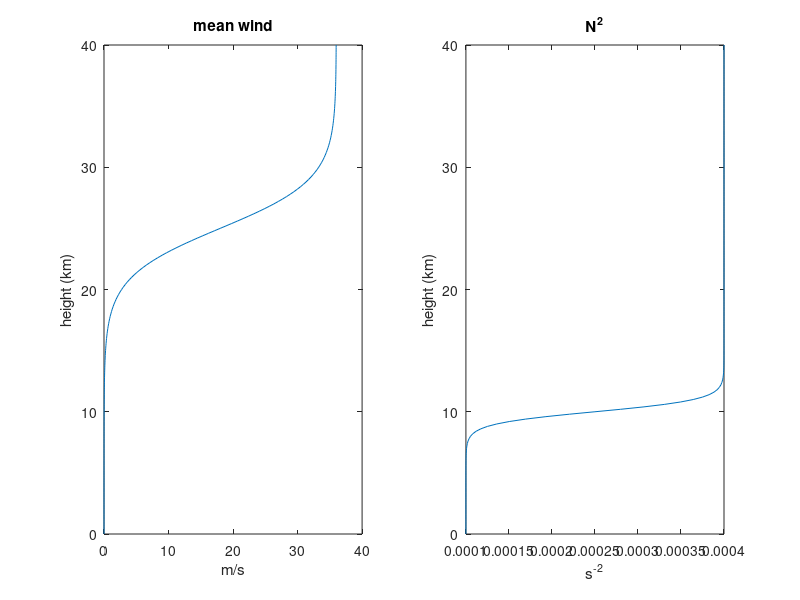
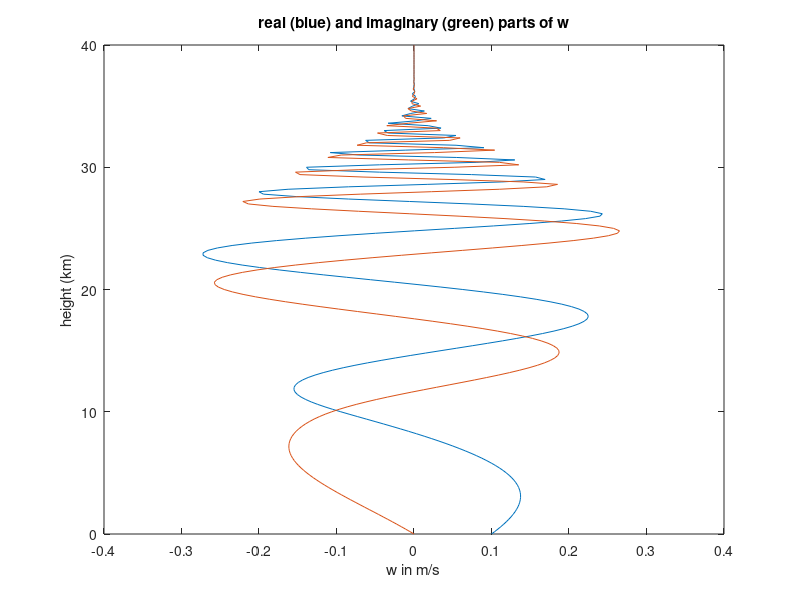
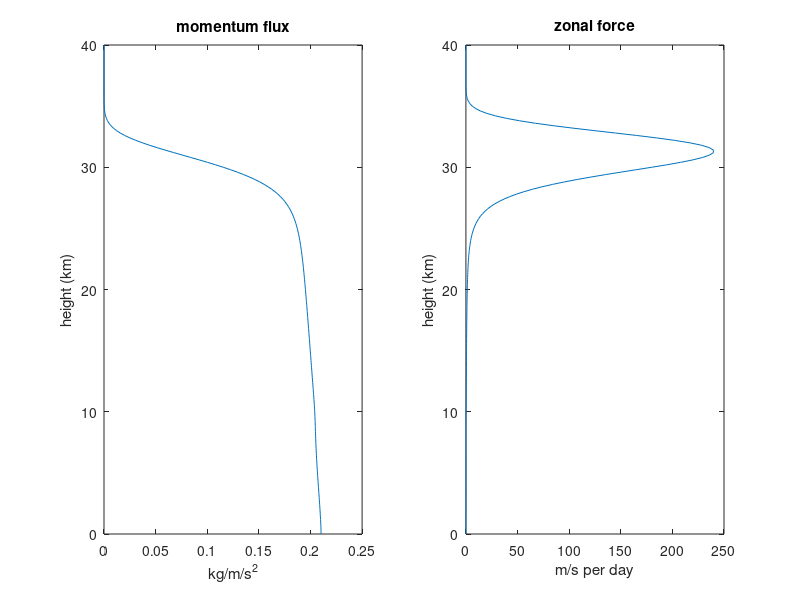
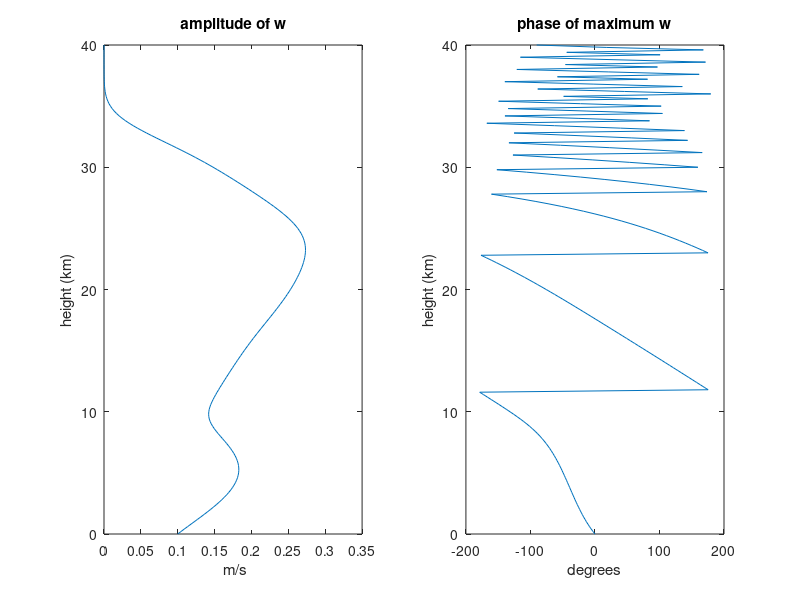

The MATLAB script that drew these images, in order: (Note: this script raises an error after producing the figures.)
% MATLAB File Name:  linear_grav_wave_3.m
% Linear gravity wave problem: hydrostatic case for stratified atmosphere
% with variable buoyancy frequency squared BV and variable mean wind UB
% to be specified analytically (for stratospheric waves).
% Includes animation of wave vertical velocity field.
% Students can alter the parameters in BV and UB to see the effect of changes
% in  stability and in doppler shifted phase speed.
% Sample shown has tropopause at 10 km and strong reduction in doppler shifted
% phase speed near 25.
% Gridpoint labelling starts with k=1 at z = dz
clear
close all
% Define  constants and parameters
NL = 200;                       % number of vertical gridpoints
ZTOP = 40.E3;                   % top boundary level
CPHASE = 38;                    % zonal phase speed
H = 7.4E3;                      % scale height
NLM = NL-1;
DH = ZTOP;                      % top boundary of heating
XK = 2*pi/(1.E6);               % zonal wavenumber
WBOT = 0.1;                     % lower boundary forcing amplitude
ALPH = 1.E-6;                   % linear damping rate
DZ = ZTOP/NL;                   % grid increment
% 
% setup grid and define basic state and forcing variables
Z = linspace(DZ,ZTOP,NL);
DZ2 = DZ^2;
RHO = exp(-Z/H);
rho2 = exp(+Z/(2*H));
% note that Z=0 and Z=ztop correspond to K = 0 and K = NL
%%%%%%%%%%%%%%%%%%%%%%%%%%%%%%%%%%%%%%%%%%%%%%%%%%%%%%%%%%%%%%%%%%%%%%%%%%%
% Change arguments in tanh functions below to vary BV and UB profiles
%%%%%%%%%%%%%%%%%%%%%%%%%%%%%%%%%%%%%%%%%%%%%%%%%%%%%%%%%%%%%%%%%%%%%%%%%%%
% define mean zonal wind profile
UB = (18 + 18*tanh((Z-25.e3)/4.e3));
UB0 = 0;                        % lower boundary zonal wind
%  define buoyancy frequency squared  profile
BV = 1.e-4*(2.5+1.5*tanh((Z-10.e3)/1.0e3));
BV0 = 1.e-4;                    % lower boundary buoycancy freq. squared
%
% define damping as imaginary phase speed (test case)
DAMP = ALPH/XK;
% define Doppler shifted phase speed
CDOP = CPHASE -UB +i*DAMP;
%   compute mean wind shear and curvature
DUB = zeros(size(CDOP));
D2UB = DUB;
FM = DUB;
FMCON = DUB;
B = DUB;
for K = 2:NLM
    DUB(K) = (UB(K+1) -UB(K-1))/(2.*DZ);
    D2UB(K) = (UB(K+1)-2.*UB(K)+UB(K-1))/DZ2;
end
%          
% compute index of refraction squared
MSQ = BV./CDOP.^2 -0.25/H^2 +( DUB/H + D2UB)./CDOP;
%
% Upper boundary condition coefficient
% radiation condition requires sign of doppler shifted phase speed
MZTOP = sqrt(MSQ(NL));
if CDOP(NL) >= 0
    QT = -i*2*MZTOP*DZ;
else
    QT = +i*2*MZTOP*DZ;
end          
% Coefficient for tridiagonal solver
A = DZ2*MSQ -2.;
A(NL) = A(NL) +QT;
B(1) = B(1) -WBOT;
W = zeros(NL,1);
e = ones(NL,1);
% Define the tridiagonal matrix for finite difference equation
% Note that A.' gives the nonconjugate transpose of row vector A
M = spdiags([e A.' e], -1:1, NL,NL);
M(NL,NL-1) = 2;
%
% solve MW = B for W  by matrix left division
W = M\B.';
wvert = rho2.*W.';        % vertical velocity
% for plotting add the z=0 level
wplot =[ WBOT wvert];    
zplot = [0 Z*1.e-3];
figure(1)
subplot(1,2,1), plot([UB0 UB],zplot)
title('mean wind'), xlabel('m/s'), ylabel('height (km)')
subplot(1,2,2), plot([BV0 BV],zplot)
title('N^2'), xlabel('s^-^2'), ylabel('height (km)')
disp('press any key to plot real and imaginary w_prime')
pause
figure(2)
plot(real(wplot),zplot,imag(wplot),zplot)
xlabel('w in m/s'), ylabel('height (km)')
title('real (blue) and imaginary (green) parts of w')
disp('press any key to plot momentum flux and divergence')
pause
% Compute momentum flux and momentum flux convergence
for K = 2:NLM
    FM(K) = real(i*0.5/XK*conj(W(K))*((W(K+1)-W(K-1))/(2.*DZ)...
        +W(K)/(2.*H)));
end
FM(1) = FM(2);
FM(NL) = FM(NLM);        
fbot = FM(1);
for K = 2:NLM        
    FMCON(K) = -(FM(K+1)-FM(K-1))/(2.*DZ)/RHO(K);
end     
FMCON(NL) = FMCON(NLM);
% Compute amplitude and phase of vertical velocity scaled by exp(-z/2H)
figure(3)
subplot(1,2,1), plot([fbot FM],zplot)
title('momentum flux'), xlabel( 'kg/m/s^2'), ylabel('height (km)')
subplot(1,2,2), plot([ 0 real(FMCON)*24*3600],zplot)
title('zonal force'), xlabel('m/s per day'), ylabel('height (km)')
disp('press any key to plot amplitude and phase of w')
pause
figure(4)
subplot(1,2,1), plot(abs(wplot),zplot)
title('amplitude of w'), xlabel (' m/s'),ylabel('height (km)')
PHASE =180./pi* atan2(imag(W),real(W));
subplot(1,2,2), plot([0 PHASE'],zplot)
title('phase of maximum w'), xlabel('degrees'), ylabel('height (km)')
%
%
disp('press any key to animate a contour plot of vertical velocity')
pause
%
% Contour plot of vertical velocity in x,z plane animated
xx = linspace(-pi,pi,40);
[x,y] = meshgrid(xx,zplot);
% Following statement creates matrix with wplot values at each grid point
% Here x is nondimensionalized with zonal wavenumber xk to display one wavelength
[x,wpr] = meshgrid(xx,wplot);
figure(5)
%
t=0;
dt = 1800;
M = moviein(30);
for j=1:30
    t =  +dt*j;
    w_contour = real(wpr).*cos(x-XK*CPHASE*t) -...
        imag(wpr).*sin(x-XK*CPHASE*t);
    axis square
    set(gca,'NextPlot','replacechildren')
    hold off
    pcolor(x,y,w_contour)
    shading interp
    colorbar('v')
    str1 = ['time = ' num2str(t/3600) '  hours'];
    text(-1, 38, str1, 'Fontsize',12)
    title('vertical velocity (m/s)')
    xlabel('kx  (radians)'), ylabel('height (km)')
    H= gcf;
    M(:,j) = getframe(H);
end 
movie(H,M,2)
